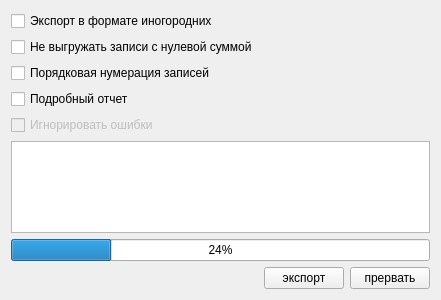
<?xml version="1.0" encoding="UTF-8"?>
<ui version="4.0">
 <class>ExportPage1</class>
 <widget class="QWidget" name="ExportPage1">
  <property name="geometry">
   <rect>
    <x>0</x>
    <y>0</y>
    <width>435</width>
    <height>300</height>
   </rect>
  </property>
  <property name="windowTitle">
   <string>Form</string>
  </property>
  <layout class="QGridLayout">
   <item row="0" column="0" colspan="3">
    <spacer>
     <property name="orientation">
      <enum>Qt::Vertical</enum>
     </property>
     <property name="sizeHint" stdset="0">
      <size>
       <width>20</width>
       <height>40</height>
      </size>
     </property>
    </spacer>
   </item>
   <item row="8" column="0" colspan="3">
    <widget class="CProgressBar" name="progressBar">
     <property name="value">
      <number>24</number>
     </property>
    </widget>
   </item>
   <item row="9" column="0" colspan="3">
    <spacer>
     <property name="orientation">
      <enum>Qt::Vertical</enum>
     </property>
     <property name="sizeHint" stdset="0">
      <size>
       <width>20</width>
       <height>40</height>
      </size>
     </property>
    </spacer>
   </item>
   <item row="10" column="1">
    <widget class="QPushButton" name="btnExport">
     <property name="text">
      <string>экспорт</string>
     </property>
    </widget>
   </item>
   <item row="10" column="2">
    <widget class="QPushButton" name="btnCancel">
     <property name="text">
      <string>прервать</string>
     </property>
    </widget>
   </item>
   <item row="10" column="0">
    <spacer>
     <property name="orientation">
      <enum>Qt::Horizontal</enum>
     </property>
     <property name="sizeHint" stdset="0">
      <size>
       <width>40</width>
       <height>20</height>
      </size>
     </property>
    </spacer>
   </item>
   <item row="7" column="0" colspan="3">
    <widget class="QTextBrowser" name="logBrowser"/>
   </item>
   <item row="4" column="0">
    <widget class="QCheckBox" name="chkVerboseLog">
     <property name="text">
      <string>Подробный отчет</string>
     </property>
    </widget>
   </item>
   <item row="6" column="0">
    <widget class="QCheckBox" name="chkIgnoreErrors">
     <property name="enabled">
      <bool>false</bool>
     </property>
     <property name="text">
      <string>Игнорировать ошибки</string>
     </property>
    </widget>
   </item>
   <item row="1" column="0">
    <widget class="QCheckBox" name="chkExportFormatAliens">
     <property name="text">
      <string>Экспорт в формате иногородних</string>
     </property>
    </widget>
   </item>
   <item row="2" column="0">
    <widget class="QCheckBox" name="chkSkipZeroSum">
     <property name="text">
      <string>Не выгружать записи с нулевой суммой</string>
     </property>
    </widget>
   </item>
   <item row="3" column="0">
    <widget class="QCheckBox" name="chkNumerateRecId">
     <property name="toolTip">
      <string>Поле RECID в файле p*.dbf заполняется как счетчик от 1 до последней записи (1, 2, 3, 4 и т.д)</string>
     </property>
     <property name="text">
      <string>Порядковая нумерация записей</string>
     </property>
    </widget>
   </item>
  </layout>
 </widget>
 <customwidgets>
  <customwidget>
   <class>CProgressBar</class>
   <extends>QProgressBar</extends>
   <header>library/ProgressBar.h</header>
  </customwidget>
 </customwidgets>
 <resources/>
 <connections/>
</ui>
